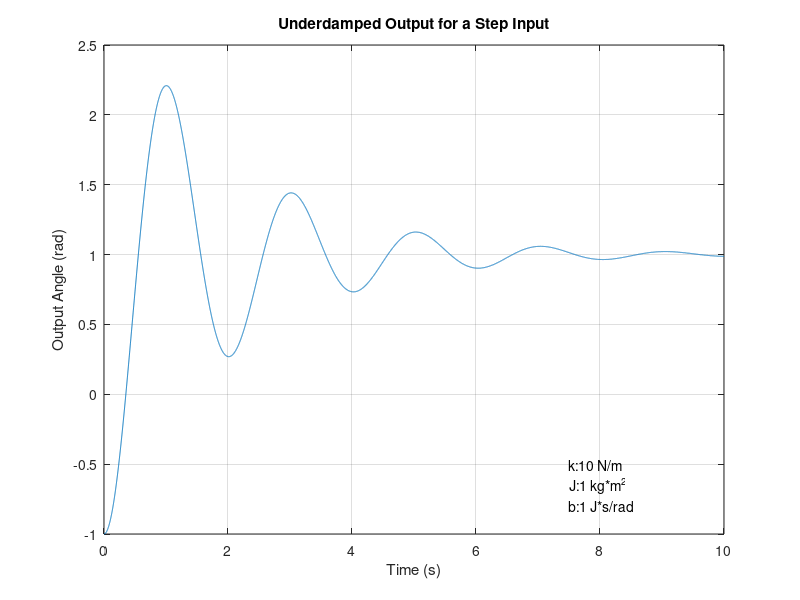

MATLAB code to generate this figure:
function prob1
%% Simulating a spring mass damper system using ODE45
u = 1; %u is a unit step function
k = 10; %N/m
J = 1; %kg*m^2
b = 1; %J*s/rad
%timeframe
ti = 0; %s, initial time
tf = 10; %s, end time
tint = ti:.001:tf; %time interval

%initial conditions
thetaoi = -1;
thetaodi = 0;
y0 = [thetaoi thetaodi]; %these are switched for ode23

[t,theta] = ode45( @state,tint,y0);

function [thetaod] = state(t,x)
x1d = x(2);
x2d = k/J*1-k/J*x(1)-b/J*x(2);

thetaod = [x1d; x2d];
end
%plotting the results
damper = num2str(b); %making a string out of the damper value
massmo = num2str(J);
springcon = num2str(k);
txt1 = strcat('b: ',damper,' J*s/rad');
txt2 = strcat('J: ',massmo,' kg*m^2');
txt3 = strcat('k: ',springcon,' N/m');

figure(1)
plot(tint,theta(:,1))
title('Underdamped Output for a Step Input')
xlabel('Time (s)')
ylabel('Output Angle (rad)')
xmin = ti;
xmax = tf;
ymin = -1;
ymax = 2.5;
axis ([xmin xmax ymin ymax])
text(.75*xmax,.8*ymin,txt1)
text(.75*xmax,.65*ymin,txt2)
text(.75*xmax,.5*ymin,txt3)
grid on
end

